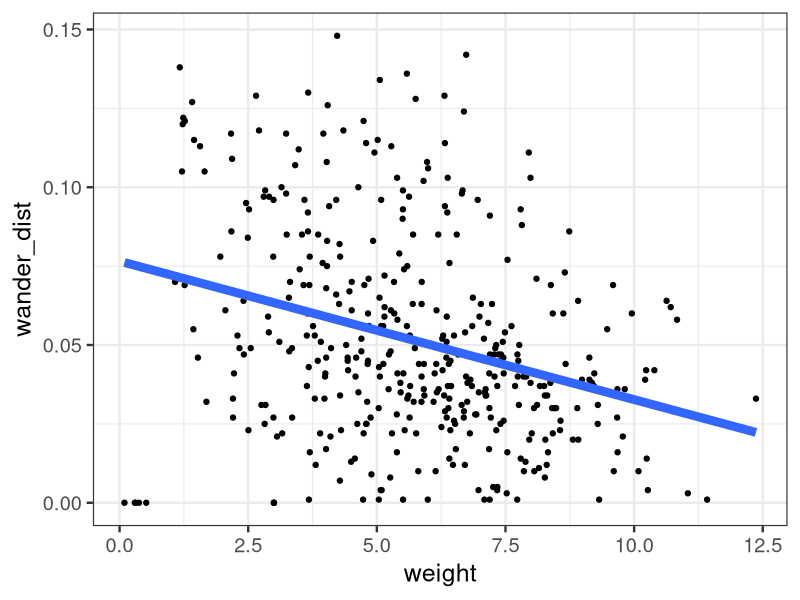
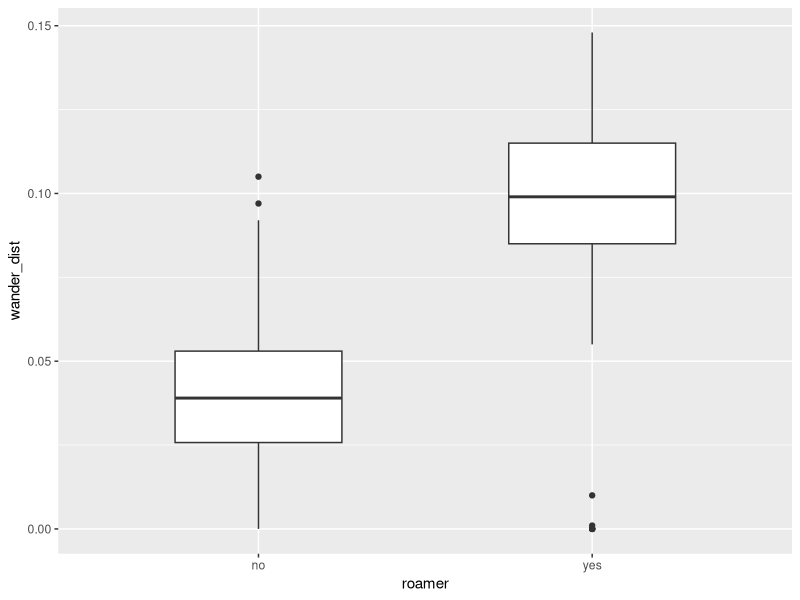

Generate these figures, in order, with R: (Note: this script raises an error after producing the figures.)
## ---- chunk 1
library(MASS)
library(dplyr)
library(ggplot2)
knitr::opts_chunk$set(comment = '', fig.height = 8, fig.width = 10, fig.align = 'center')
## ---- chunk 2

library(dplyr)
library(ggplot2)

cats <- read.csv('data/herding-cats.csv') %>% tbl_df

ggplot(cats, aes(x = weight, y = wander_dist)) + 
  geom_point() + 
  geom_smooth(method = 'lm', formula = y ~ x, se = FALSE, size = 3) + 
  theme_bw(base_size = 18)
## ---- chunk 3
weight_fit <- lm(formula = wander_dist ~ weight, data = cats)
summary(weight_fit)
## ---- chunk 4
wander_fit <- lm(formula = wander_dist ~ weight + age , data = cats)
summary(wander_fit)
## ---- chunk 5
wander_fit <- lm(formula = wander_dist ~ weight + age + fixed, data = cats)
summary(wander_fit)
## ---- chunk 6
wander_fit <- lm(formula = wander_dist ~ weight + age + factor(coat) + sex, data = cats)
summary_fit <- summary(wander_fit)
summary_fit['coefficients']
## ---- chunk 7
wander_fit <- lm(formula = wander_dist ~ weight * age, data = cats)
summary(wander_fit)
## ---- chunk 8
ggplot(cats, aes(x = roamer, y = wander_dist)) + 
  geom_boxplot(width = 0.5)
## ---- chunk 9
roamer_fit <- glm(formula = roamer ~ wander_dist, data = cats, family = binomial )
## ---- chunk 10
glm_summary <- summary(roamer_fit)
glm_summary
## ---- chunk 11
roamer_fit <- glm(formula = roamer ~ wander_dist + weight, data = cats, family = binomial )
summary(roamer_fit)
## ---- chunk 12
ggplot(cats, aes(x = weight, y = wander_dist, color = roamer)) + 
  geom_point(size = 2) +
  geom_smooth(method = 'lm', se = FALSE, size = 3) +
  theme_bw(base_size = 18)

# cats$roamer <- relevel(cats$roamer, ref = 'yes')
roamer_fit <- glm(formula = roamer ~ wander_dist + weight, data = cats, family = binomial )
glm_summary <- summary(roamer_fit)
glm_summary

names(glm_summary)
glm_summary$coefficients
glm_summary$null.deviance
glm_summary$deviance
glm_summary$aic
## ---- chunk 13
new_cats <- data.frame(wander_dist = c(0.15, 0.10, 0.05),
                       weight = c(2, 6, 12))
new_cats

predicted_logit <- predict(object = roamer_fit, newdata = new_cats)
predicted_logit

predicted_probs <- predict(object = roamer_fit, newdata = new_cats, type = 'response')
predicted_probs
## ---- chunk 14
new_cats$predicted_prob <- predicted_probs
new_cats <- new_cats %>% mutate(roamer = ifelse(predicted_prob > 0.5, 'yes', 'no'))

ggplot(cats, aes(x = weight, y = wander_dist, color = roamer, group = roamer)) + 
  geom_point(size = 2) +
  geom_point(data = new_cats, aes(x = weight, y = wander_dist, color = roamer), size = 8) +
  theme_bw(base_size = 18)
## ---- chunk 15
cats <- cats %>% 
  mutate(scale_weight = scale(weight),
         scale_wander = scale(wander_dist),
         scale_age = scale(age))
